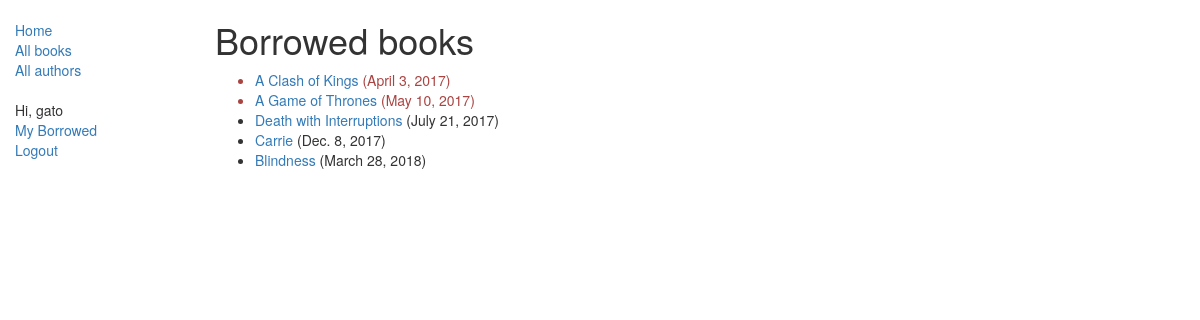
/catalog/mybooks/ (signed in), run on the app's committed database.
### catalog/models.py (models this page shows, shortened)
class BookInstance(models.Model):
    id = models.UUIDField(primary_key=True, default=uuid.uuid4, help_text="Unique ID for this particular book across whole library")
    book = models.ForeignKey('Book', on_delete=models.SET_NULL, null=True)
    imprint = models.CharField(max_length=200)
    due_back = models.DateField(null=True, blank=True)
    borrower = models.ForeignKey(User, on_delete=models.SET_NULL, null=True, blank=True)
    LOAN_STATUS = (
        ('d', 'Maintenance'),
        ('o', 'On loan'),
        ('a', 'Available'),
        ('r', 'Reserved'),
    )
    status = models.CharField(max_length=1, choices=LOAN_STATUS, blank=True, default='d', help_text='Book availability')
    class Meta:
        ordering = ["due_back"]
        permissions = (("can_mark_returned", "Set book as returned"),)
    @property
    def is_overdue(self):
        if self.due_back and date.today() > self.due_back:
            return True
        return False

class Book(models.Model):
    title = models.CharField(max_length=200)
    author = models.ForeignKey('Author', on_delete=models.SET_NULL, null=True)
    summary = models.TextField(max_length=1000, help_text="Enter a brief description of the book")
    isbn = models.CharField('ISBN',max_length=13, help_text='13 Character <a href="https://www.isbn-international.org/content/what-isbn">ISBN number</a>')
    genre = models.ManyToManyField(Genre, help_text="Select a genre for this book")
    def display_genre(self):
        """
        Creates a string for the Genre. This is required to display genre in Admin.
        """
        return ', '.join([ genre.name for genre in self.genre.all()[:3] ])
    display_genre.short_description = 'Genre'

### catalog/views.py (the view)
class LoanedBooksByUserListView(LoginRequiredMixin, generic.ListView):
    model = BookInstance
    template_name ='catalog/bookinstance_list_borrowed_user.html'
    paginate_by = 10
    def get_queryset(self):
        return BookInstance.objects.filter(borrower=self.request.user).filter(status__exact='o').order_by('due_back')

### catalog/templates/catalog/bookinstance_list_borrowed_user.html
{% extends "base_generic.html" %}
{% block content %}
    <h1>Borrowed books</h1>
    {% if bookinstance_list %}
    <ul>
      {% for bookinst in bookinstance_list %}
      <li class="{% if bookinst.is_overdue %}text-danger{% endif %}">
        <a href="{% url 'book-detail' bookinst.book.pk %}">{{bookinst.book.title}}</a> ({{ bookinst.due_back }})
      </li>
      {% endfor %}
    </ul>
    {% else %}
      <p>There are no books borrowed.</p>
    {% endif %}
{% endblock %}

### catalog/templates/base_generic.html (shortened to what this page needs)
<!DOCTYPE html>
<html lang="en">
<head>
  <link rel="stylesheet" href="https://maxcdn.bootstrapcdn.com/bootstrap/3.3.7/css/bootstrap.min.css">
  {% load static %}
  <link rel="stylesheet" href="{% static 'css/styles.css' %}">
</head>
<body>
  <div class="container-fluid">
    <div class="row">
      <div class="col-sm-2">
      {% block sidebar %}
      <ul class="sidebar-nav">
          <li><a href="{% url 'index' %}">Home</a></li>
          <li><a href="{% url 'books' %}">All books</a></li>
          <li><a href="{% url 'authors' %}">All authors</a></li>
      </ul>
      <ul class="sidebar-nav">
          {% if user.is_authenticated %}
          <li>Hi, {{ user.get_username }}</li>
          <li><a href="{% url 'my-borrowed' %}">My Borrowed</a></li>
          <li><a href="{% url 'logout'%}?next={{request.path}}">Logout</a></li>
          {% else %}
          <li><a href="{% url 'login'%}?next={{request.path}}">Login</a></li>
          {% endif %}
      </ul>
      {% endblock %}
      </div>
      <div class="col-sm-10 ">
      {% block content %}{% endblock %}
      </div>
    </div>
  </div>
</body>
</html>

### catalog/static/css/styles.css (style rules this page uses)
.sidebar-nav { margin-top: 20px; padding: 0; list-style: none; }

### data on the page
BookInstance: book "A Clash of Kings", due_back "April 3, 2017"
BookInstance: book "A Game of Thrones", due_back "May 10, 2017"
BookInstance: book "Death with Interruptions", due_back "July 21, 2017"
BookInstance: book "Carrie", due_back "Dec. 8, 2017"
BookInstance: book "Blindness", due_back "March 28, 2018"

### other printed values
{{ user.get_username }} "gato"
